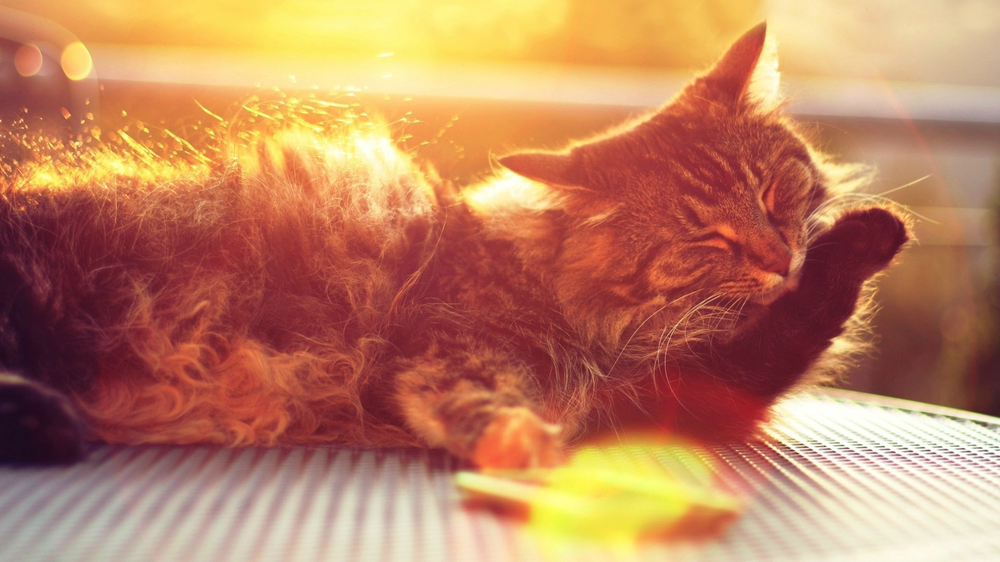
#> input picture steganography/image.png, 1000 x 562 px, shrunk from 1920 x 1080 before the run
$ python steganography.py
#> lines starting #> are read from the running program, lines starting #| are printed output that depends on the picture
#> ``:
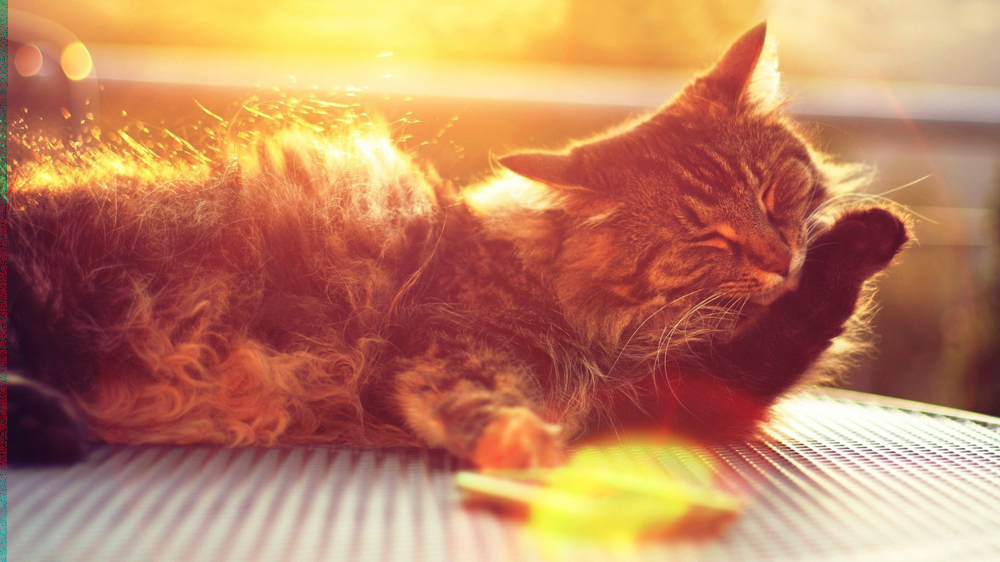
#> saved as image2.png: PIL image 1000x562 RGB; mean R, G, B 188.3, 129.1, 96.4
from PIL import Image, ImageDraw
from random import randint


class Steganography:
    def __init__(self):
        pass

    def Encrypt(self, input_text_path, input_image_path, output_image_path):
        image = Image.open(input_image_path)
        draw = ImageDraw.Draw(image)
        pix = image.load()

        text = open(input_text_path, 'r')

        def index():
            width = image.size[0]
            height = image.size[1]
            for i in range(width):
                for j in range(height):
                    yield (i, j)
        indexes = index()
        for line in text:
            for number in ([ord(char) for char in line]):
                 xy = next(indexes)
                 g, b = pix[xy][1:3]
                 draw.point(xy, (number, g , b))

        image.save(output_image_path, "PNG")
        text.close()

    def Decrypt(self, input_image_path, output_text_path):
        numbers = []
        image = Image.open(input_image_path)
        pixels = image.load()

        def index():
            width = image.size[0]
            height = image.size[1]
            for i in range(width):
                for j in range(height):
                    yield (i, j)
        indexes = index()

        for i in range(1000):
            numbers.append(pixels[tuple(next(indexes))][0])

        output_text = open(output_text_path, 'a')
        output_text = open(output_text_path, 'w')
        output_text.write(''.join([chr(number) for number in numbers]))
        output_text.close()

steganography_en = Steganography()
steganography_en.Encrypt("steganography/input.txt", "steganography/image.png", "steganography/image2.png")
steganography_de = Steganography()
steganography_de.Decrypt("steganography/image2.png", "steganography/output.txt")
